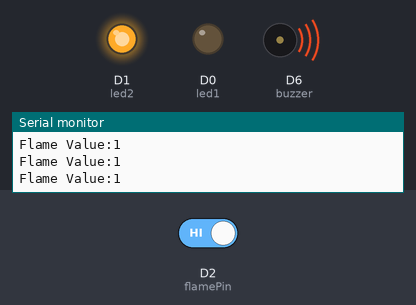
This sketch was run on a simulated ESP8266 (NodeMCU). On the bench: output pins drawn as LEDs (lit = HIGH), buzzer (waves = sounding, pin HIGH), the last lines printed to the serial monitor. The test bench sets the inputs (shaded band); at power-on: D2 (flamePin) HIGH.

Above: at 2.8 s.
2.9 s: D2 (flamePin) driven LOW
At 4.3 s:
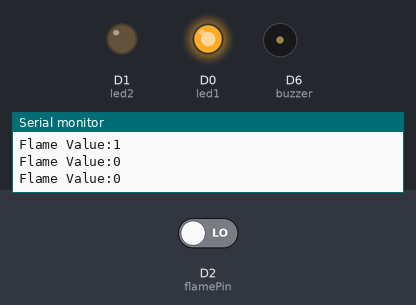
5.5 s: D2 (flamePin) driven HIGH
At 7.7 s:
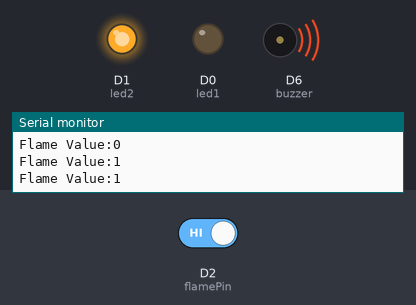
Timing chart, 0 to 9.2 s (numbered marks = the images above; inputs shaded):
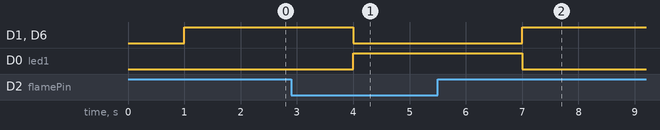

Measured:
- after the input at 2.9 s, D1 (led2), D6 (buzzer): HIGH → LOW after 1.1 s; D0 (led1): LOW → HIGH after 1.1 s
- after the input at 5.5 s, D1 (led2), D6 (buzzer): LOW → HIGH after 1.5 s; D0 (led1): HIGH → LOW after 1.5 s

The sketch:

My_fire_detection_code.ino
```cpp
#define flamePin D2
#define led1 D0
#define led2 D1
#define buzzer D6
void setup()
{
  Serial.begin(115200);
  pinMode(flamePin,INPUT);
  pinMode(led1,OUTPUT);
  pinMode(led2,OUTPUT);
  pinMode(buzzer,OUTPUT);
}
void loop()
{
  int Flame = digitalRead(flamePin);
  Serial.print("\nFlame Value:");
  Serial.print(Flame);
  delay(1000);
  if(Flame == 0)
  {
    digitalWrite(led1,HIGH);
    digitalWrite(led2,LOW);
    digitalWrite(buzzer,LOW);

  }
  else
  {
    digitalWrite(led1,LOW);
    digitalWrite(led2,HIGH);
    digitalWrite(buzzer,HIGH);
  }
}
```
